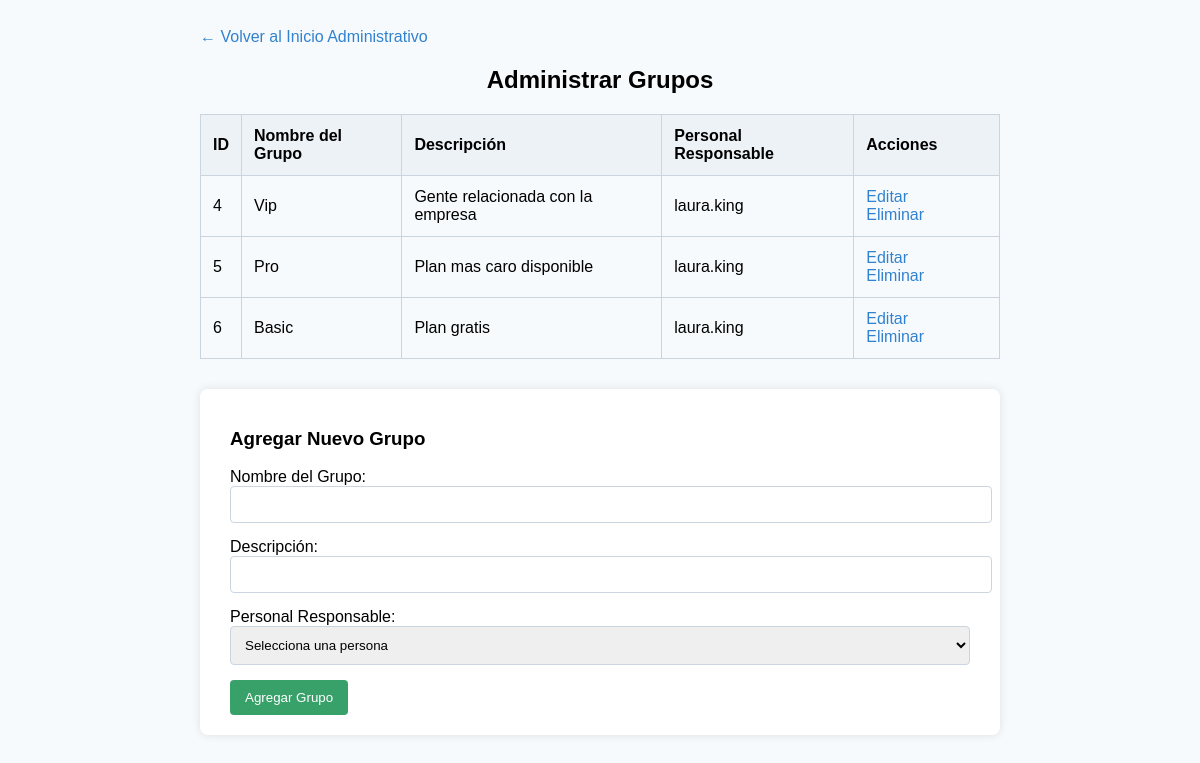
Screenshot of /TotCloud/AdministrarGrupos.php with the database file from the repository.
### tables this page shows
CREATE TABLE GRUPO ( 
    idGrupo INT(8) AUTO_INCREMENT PRIMARY KEY, 
    nombreGrupo VARCHAR(64) NOT NULL UNIQUE, 
    descripcion VARCHAR(256), 
    idPersonal INT(8) NOT NULL, 
    FOREIGN KEY (idPersonal) REFERENCES PERSONAL(idPersonal) 
);

CREATE TABLE PERSONAL ( 
    idPersonal INT(8) PRIMARY KEY, 
    nombrePersonal VARCHAR(64) NOT NULL UNIQUE,
    contrasenya VARCHAR(256) NOT NULL,
    FOREIGN KEY (idPersonal) REFERENCES PERSONA(idPersona) 
);

### TotCloud/AdministrarGrupos.php (the view, shortened to what this page needs)
<?php
require 'config.php';
$action = isset($_GET['action']) ? $_GET['action'] : '';
$idGrupo = isset($_GET['id']) ? intval($_GET['id']) : 0;
try {
    $stmt = $pdo->query("SELECT G.idGrupo, G.nombreGrupo, G.descripcion, P.nombrePersonal
                         FROM GRUPO G
                         JOIN PERSONAL P ON G.idPersonal = P.idPersonal
                         ORDER BY G.idGrupo ASC");
    $grupos = $stmt->fetchAll();
} catch (PDOException $e) {
    echo "Error al obtener los grupos: " . $e->getMessage();
    exit();
}
try {
    $stmt = $pdo->query("SELECT idPersonal, nombrePersonal FROM PERSONAL ORDER BY nombrePersonal ASC");
    $personales = $stmt->fetchAll();
} catch (PDOException $e) {
    echo "Error al obtener las personas: " . $e->getMessage();
    exit();
}
$grupoEdit = null;
?>
<!DOCTYPE html>
<html>
<head>
</head>
<body>
    <div class="container">
        <a href="homeadmin.php" class="back-link">← Volver al Inicio Administrativo</a>
        <h2>Administrar Grupos</h2>
        <table>
            <tr>
                <th>ID</th>
                <th>Nombre del Grupo</th>
                <th>Descripción</th>
                <th>Personal Responsable</th>
                <th>Acciones</th>
            </tr>
            <?php foreach ($grupos as $grupo): ?>
                <tr>
                    <td><?php echo htmlspecialchars($grupo['idGrupo']); ?></td>
                    <td><?php echo htmlspecialchars($grupo['nombreGrupo']); ?></td>
                    <td><?php echo htmlspecialchars($grupo['descripcion']); ?></td>
                    <td><?php echo htmlspecialchars($grupo['nombrePersonal']); ?></td>
                    <td class="actions">
                        <a href="AdministrarGrupos.php?action=edit&id=<?php echo $grupo['idGrupo']; ?>">Editar</a>
                        <a href="AdministrarGrupos.php?action=delete&id=<?php echo $grupo['idGrupo']; ?>" onclick="return confirm('¿Estás seguro de eliminar este grupo?');">Eliminar</a>
                    </td>
                </tr>
            <?php endforeach; ?>
        </table>
        <div class="form-container">
            <?php if ($action === 'edit' && $grupoEdit): ?>
                <h3>Editar Grupo</h3>
                <form action="AdministrarGrupos.php?action=edit&id=<?php echo $idGrupo; ?>" method="POST">
                    <label for="nombreGrupo">Nombre del Grupo:</label>
                    <input type="text" id="nombreGrupo" name="nombreGrupo" value="<?php echo htmlspecialchars($grupoEdit['nombreGrupo']); ?>" required>
                    <label for="descripcion">Descripción:</label>
                    <input type="text" id="descripcion" name="descripcion" value="<?php echo htmlspecialchars($grupoEdit['descripcion']); ?>">
                    <label for="idPersonal">Personal Responsable:</label>
                    <select id="idPersonal" name="idPersonal" required>
                        <option value="">Selecciona una persona</option>
                        <?php foreach ($personales as $personal): ?>
                            <option value="<?php echo $personal['idPersonal']; ?>" <?php echo ($grupoEdit['idPersonal'] == $personal['idPersonal']) ? 'selected' : ''; ?>>
                                <?php echo htmlspecialchars($personal['nombrePersonal']); ?>
                            </option>
                        <?php endforeach; ?>
                    </select>
                    <input type="submit" value="Actualizar Grupo">
                </form>
            <?php else: ?>
                <h3>Agregar Nuevo Grupo</h3>
                <form action="AdministrarGrupos.php?action=add" method="POST">
                    <label for="nombreGrupo">Nombre del Grupo:</label>
                    <input type="text" id="nombreGrupo" name="nombreGrupo" required>
                    <label for="descripcion">Descripción:</label>
                    <input type="text" id="descripcion" name="descripcion">
                    <label for="idPersonal">Personal Responsable:</label>
                    <select id="idPersonal" name="idPersonal" required>
                        <option value="">Selecciona una persona</option>
                    </select>
                    <input type="submit" value="Agregar Grupo">
                </form>
            <?php endif; ?>
        </div>
    </div>
</body>
</html>

### TotCloud/AdministrarGrupos.php (style rules this page uses)
body { font-family: Arial, sans-serif; background-color: #f7fafc; padding: 20px; }
.container { max-width: 800px; margin: auto; }
h2 { text-align: center; }
table { width: 100%; border-collapse: collapse; margin-bottom: 30px; }
table, th, td { border: 1px solid #cbd5e0; }
th, td { padding: 12px; text-align: left; }
th { background-color: #edf2f7; }
.actions a { margin-right: 10px; text-decoration: none; color: #3182ce; }
.form-container { background-color: #fff; padding: 20px 30px; border-radius: 8px; box-shadow: 0 0 10px rgba(0, 0, 0, 0.1); }
.form-container form input[type="text"], .form-container form select { width: 100%; padding: 10px; margin-bottom: 15px; border: 1px solid #cbd5e0; border-radius: 4px; }
.form-container form input[type="submit"] { background-color: #38a169; color: white; padding: 10px 15px; border: none; border-radius: 4px; cursor: pointer; }
.back-link { display: block; margin-bottom: 20px; text-decoration: none; color: #3182ce; }

### rows the page displays
grupo: idGrupo "4", nombreGrupo "Vip", descripcion "Gente relacionada con la empresa", idPersonal.nombrePersonal "laura.king"
grupo: idGrupo "5", nombreGrupo "Pro", descripcion "Plan mas caro disponible", idPersonal.nombrePersonal "laura.king"
grupo: idGrupo "6", nombreGrupo "Basic", descripcion "Plan gratis", idPersonal.nombrePersonal "laura.king"
